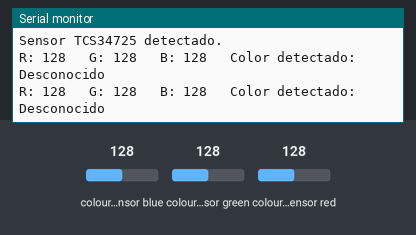
Recording of a sketch running on a simulated Arduino Uno, built with avr-gcc and run on an emulated ATmega328P. On the bench: the last lines printed to the serial monitor. The inputs (shaded band) are chosen by the test bench; at power-on: colour sensor red 128, colour sensor blue 128, colour sensor green 128.

Above: at 1.9 s.
2.0 s: colour sensor red set to 74
At 2.9 s:
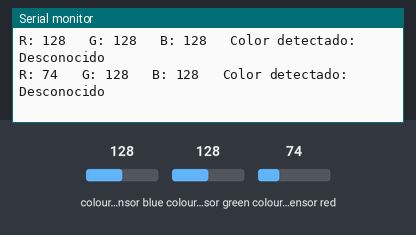
3.5 s: colour sensor red set to 67
At 4.6 s:
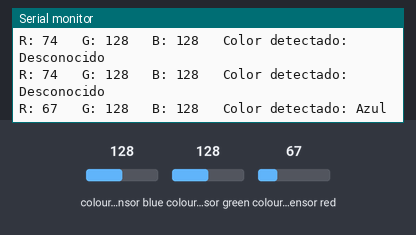
6.8 s: colour sensor blue set to 89
At 7.7 s:
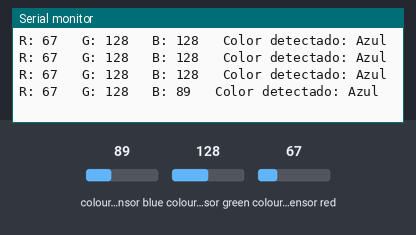
8.3 s: colour sensor blue set to 81
At 9.2 s:
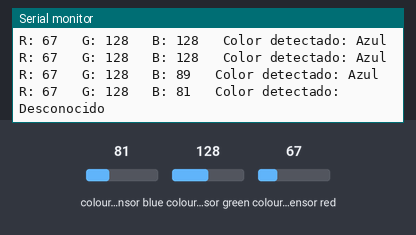
9.8 s: colour sensor blue set to 76
At 10.9 s:
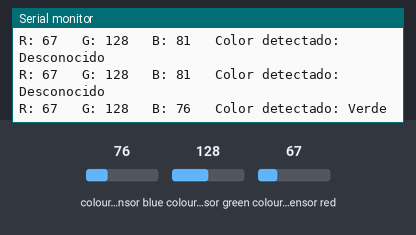
Timing chart, 0 to 12.8 s (numbered marks = the images above; inputs shaded):
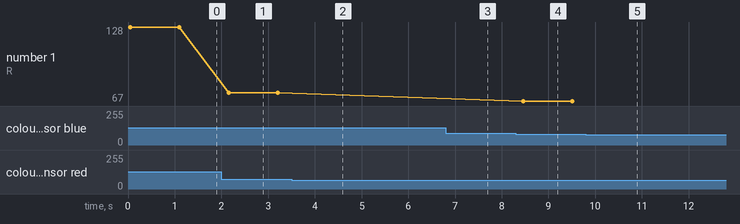

The sketch:

Codigo_Sensor_de_Color.ino
```cpp
#include <Adafruit_TCS34725.h>

Adafruit_TCS34725 tcs = Adafruit_TCS34725(TCS34725_INTEGRATIONTIME_50MS, TCS34725_GAIN_4X);

void setup() {
  Serial.begin(115200);
  if (tcs.begin()) {
    Serial.println("Sensor TCS34725 detectado.");
  } else {
    Serial.println("Error: no se detecta el sensor TCS34725.");
    while (1);
  }
}

void loop() {
  float red, green, blue;
  tcs.getRGB(&red, &green, &blue);
  int R = int(red);
  int G = int(green);
  int B = int(blue);
  String color = "";

  // Detectar fondo del canal (sin bola) con tolerancia más estricta
  if (abs(R - 141) < 5 && abs(G - 76) < 5 && abs(B - 46) < 5) {
    color = "Sin bola";
  }
  // Rojo
  else if (R > 180 && G < 50 && B < 50) {
    color = "Rojo";
  }
  // Verde
  else if (G > 100 && R < 100 && B < 80) {
    color = "Verde";
  }
  // Azul
  else if (G > 90 && B > 85 && R < 70) {
    color = "Azul";
  }
  // Amarillo
  else if (R >= 110 && R <= 145 && G >= 75 && G <= 90 && B <= 40) {
    color = "Amarillo";
  }
  else {
    color = "Desconocido";
  }

  Serial.print("R: "); Serial.print(R);
  Serial.print("   G: "); Serial.print(G);
  Serial.print("   B: "); Serial.print(B);
  Serial.print("   Color detectado: "); Serial.println(color);

  delay(1000);
}
```

Measured:
- the behaviour switches between 70 and 69 on colour sensor red (found by bisection; images 1 and 2)
- the behaviour switches between 86 and 85 on colour sensor blue (found by bisection; images 3 and 4)
- the behaviour switches between 80 and 79 on colour sensor blue (found by bisection; images 4 and 5)
- after the input at 2.0 s, the serial monitor: prints a new line after 0.15 s (image 1)
- after the input at 3.5 s, the serial monitor: prints a new line after 0.76 s (image 2)
- after the input at 6.8 s, the serial monitor: prints a new line after 0.61 s (image 3)
- after the input at 8.3 s, the serial monitor: prints a new line after 0.16 s (image 4)
- after the input at 9.8 s, the serial monitor: prints a new line after 0.76 s (image 5)
